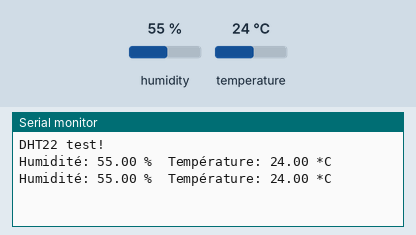
Simulated run of this sketch. Board: Arduino Uno, built with avr-gcc and run on an emulated ATmega328P. On the bench: the last lines printed to the serial monitor. The inputs (shaded band) are chosen by the test bench; at power-on: humidity 55 %, temperature 24 °C.

Above: at 4.8 s.
4.9 s: humidity set to 22 %
At 6.5 s:
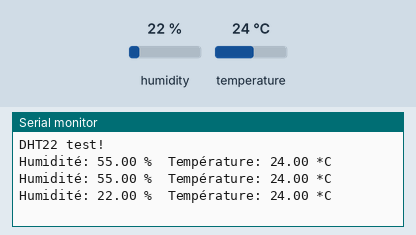
7.9 s: temperature set to 12 °C
At 9.5 s:
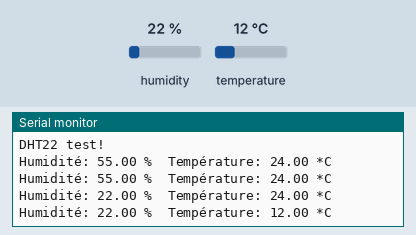
10.9 s: humidity set to 40 %
At 13.0 s:
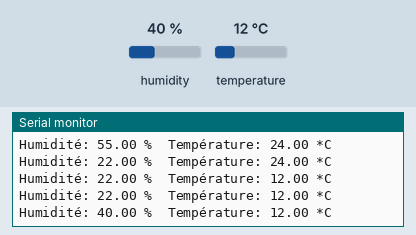
Timing chart, 0 to 14.5 s (numbered marks = the images above; inputs shaded):
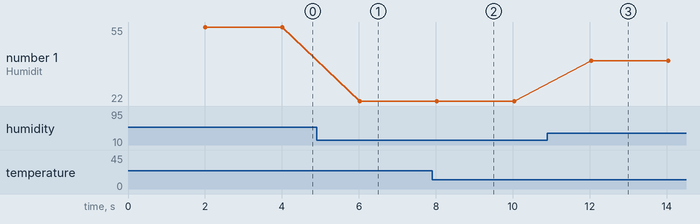

Measured:
- after the input at 4.9 s, the serial monitor: prints a new line after 1.1 s (image 1)
- after the input at 7.9 s, the serial monitor: prints a new line after 0.12 s (image 2)
- after the input at 10.9 s, the serial monitor: prints a new line after 1.1 s (image 3)
- plotted number 1: 55 → 22 after the input at 4.9 s, 22 → 40 after the input at 10.9 s

The sketch:

DHT22.ino
```cpp
#include "DHT.h"
#define DHT_Broche 2
#define DHTTYPE DHT22

DHT dht(DHT_Broche, DHTTYPE);

//******* SETUP **************
void setup() {
 Serial.begin(9600);
 Serial.println("DHT22 test!");  dht.begin();
}
// ******* LOOP *************
void loop() {
 delay(2000); // Remarque : la lecture de la température et humidité nécessite 250 ms
 float Humidite = dht.readHumidity();
 float Temperature = dht.readTemperature();
 if (isnan(Humidite) || isnan(Temperature)) // isnan : nombre ? || : OU
 {
 Serial.println(" Echec de lecture des données du capteur DHT !");
 return;
 }
// Facultatif : commande d’une action par relais si Humidité > 60% ou Température > 40°C

 Serial.print("Humidité: ");
 Serial.print(Humidite);
 Serial.print(" %\t");
 Serial.print("Température: ");
 Serial.print(Temperature);
 Serial.println(" *C ");
}
```
